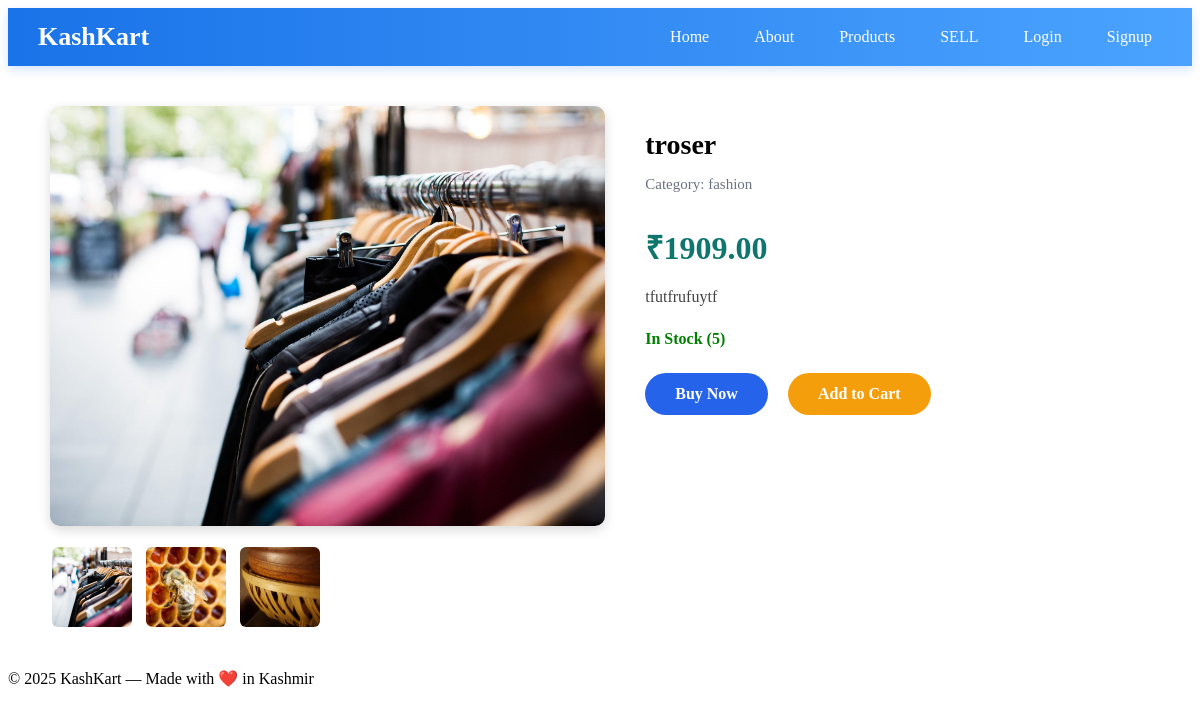
Page /products/3/ on the committed database.
### products/models.py (models this page shows, shortened)
class Product(models.Model):
    vendor = models.ForeignKey("vendor.Vendor", on_delete=models.CASCADE, related_name="products")
    category = models.ForeignKey(Category, on_delete=models.SET_NULL, null=True, blank=True)
    product_name = models.CharField(max_length=200)
    description = models.TextField()
    price = models.DecimalField(max_digits=10, decimal_places=2)
    stock = models.PositiveIntegerField()
    image1 = models.ImageField(upload_to='products/', blank=True, null=True)
    image2 = models.ImageField(upload_to='products/', blank=True, null=True)
    image3 = models.ImageField(upload_to='products/', blank=True, null=True)
    image4 = models.ImageField(upload_to='products/', blank=True, null=True)
    created_at = models.DateTimeField(auto_now_add=True)

class Category(models.Model):
    name = models.CharField(max_length=100, unique=True)
    class Meta:
        verbose_name_plural = "Categories"

### products/views.py (the view)
# urls.py: path('<int:product_id>/', views.view_product, name='view_product'),
def view_product(request, product_id):
    product = get_object_or_404(Product, id=product_id)
    return render(request, "products/view_product.html", {"product": product})

### products/templates/products/view_product.html (shortened to what this page needs)
{% extends 'layout.html' %}
{% load static %}
{% block extra_css %}
<link rel="stylesheet" href="{% static 'products/css/view_product.css' %}">
{% endblock %}
{% block content %}
<div class="product-view">
    <div class="image-section">
        <img id="mainImage" src="{{ product.image1.url }}" class="main-image">
        <div class="thumbnails">
            {% if product.image1 %}
                <img src="{{ product.image1.url }}" onclick="changeImage(this)">
            {% endif %}
            {% if product.image2 %}
                <img src="{{ product.image2.url }}" onclick="changeImage(this)">
            {% endif %}
            {% if product.image3 %}
                <img src="{{ product.image3.url }}" onclick="changeImage(this)">
            {% endif %}
        </div>
    </div>
    <div class="details-section">
        <h2>{{ product.product_name }}</h2>
        <p class="category">Category: {{ product.category.name }}</p>
        <p class="price">₹{{ product.price }}</p>
        <p class="description">
            {{ product.description }}
        </p>
        {% if product.stock > 0 %}
            <p class="stock in-stock">In Stock ({{ product.stock }})</p>
        {% else %}
            <p class="stock out-stock">Out of Stock</p>
        {% endif %}
        <div class="buttons">
    <a href="{% url 'buy_now' product.id %}" class="buy-btn">Buy Now</a>
    <a href="{% url 'add_to_cart' product.id %}" class="cart-btn">Add to Cart</a>
</div>
    </div>
</div>
{% endblock %}

### products/static/products/css/view_product.css (style rules this page uses)
.product-view { display: flex; gap: 40px; margin: 40px auto; max-width: 1100px; }
.image-section { flex: 1.1; }
.main-image { width: 100%; height: 420px; border-radius: 10px; object-fit: cover; box-shadow: 0 4px 12px rgba(0,0,0,0.15); }
.thumbnails { display: flex; gap: 10px; margin-top: 15px; }
.thumbnails img { width: 80px; height: 80px; border-radius: 8px; object-fit: cover; cursor: pointer; border: 2px solid transparent; transition: 0.3s; }
.details-section { flex: 1; }
.details-section h2 { font-size: 28px; margin-bottom: 10px; }
.category { color: #6b7280; font-size: 15px; margin-bottom: 15px; }
.price { font-size: 32px; font-weight: bold; color: #0f766e; margin-bottom: 15px; }
.description { color: #444; line-height: 1.6; margin-bottom: 20px; }
.stock { font-size: 16px; margin-bottom: 25px; font-weight: 600; }
.in-stock { color: green; }
.buttons { display: flex; gap: 20px; }
.buy-btn, .cart-btn { padding: 12px 30px; border-radius: 30px; text-decoration: none; font-size: 16px; font-weight: 600; transition: 0.3s; }
.buy-btn { background: #2563eb; color: #fff; }
.cart-btn { background: #f59e0b; color: #fff; }

### rows in the picture
Product: image1 (picture), image2 (picture), image3 (picture), product_name "troser", category.name "fashion", price "1909.00", description "tfutfrufuytf", stock "5"
